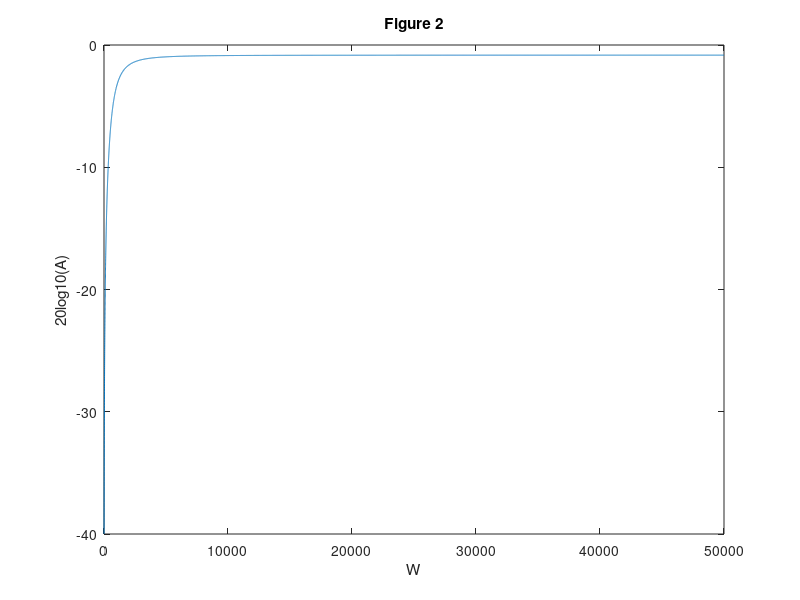

The MATLAB source for this figure:
%%Problem 2
R1 = 1000;
R2 = 1000;
C = 0.000001;
W = [0:1:1000 , 1000+1:10:50000];
A = R2 ./ (R1*sqrt(1+(R2*W*C).^2));
A0 = R2 ./ (R1*sqrt(1+(R2*0*C).^2))
A1000 = R2 ./ (R1*sqrt(1+(R2*1000*C).^2))

plot(W,20*log10(A))
title ('Figure 1')
xlabel ('W')
ylabel ('20log10(A)')

%%Problem 5 - 3
R1 = 1000;
R2 = 10000;
C1 = 0.000001;
C2 = 0.0000001;
W = [0:1:1000 , 1000+1:10:50000];
A = (R2*sqrt(1+(R1*W*C1).^2))./(R1*sqrt(1+(R2*W*C2).^2));
A0 = (R2*sqrt(1+(R1*0*C1).^2))./(R1*sqrt(1+(R2*0*C2).^2))
A10000 = (R2*sqrt(1+(R1*10000*C1).^2))./(R1*sqrt(1+(R2*10000*C2).^2))

plot (W,20*log10(A))
title ('Figure 2')
xlabel ('W')
ylabel ('20log10(A)')

%%Problem 5 - 4
R1 = 100000;
R2 = 1000;
C1 = 0.000001;
C2 = 0.0000011;
W = [0:1:1000 , 1000+1:10:50000];
A = (R2*sqrt(1+(R1*W*C1).^2))./(R1*sqrt(1+(R2*W*C2).^2));
A0 = (R2*sqrt(1+(R1*0*C1).^2))./(R1*sqrt(1+(R2*0*C2).^2))
A10000 = (R2*sqrt(1+(R1*10000*C1).^2))./(R1*sqrt(1+(R2*10000*C2).^2))

plot (W,20*log10(A))
title ('Figure 2')
xlabel ('W')
ylabel ('20log10(A)')
